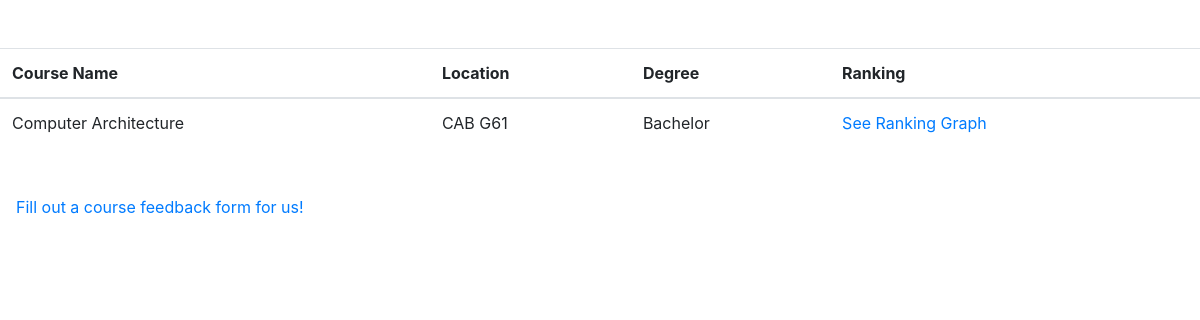
The app's page /dashboard/courses, older data.
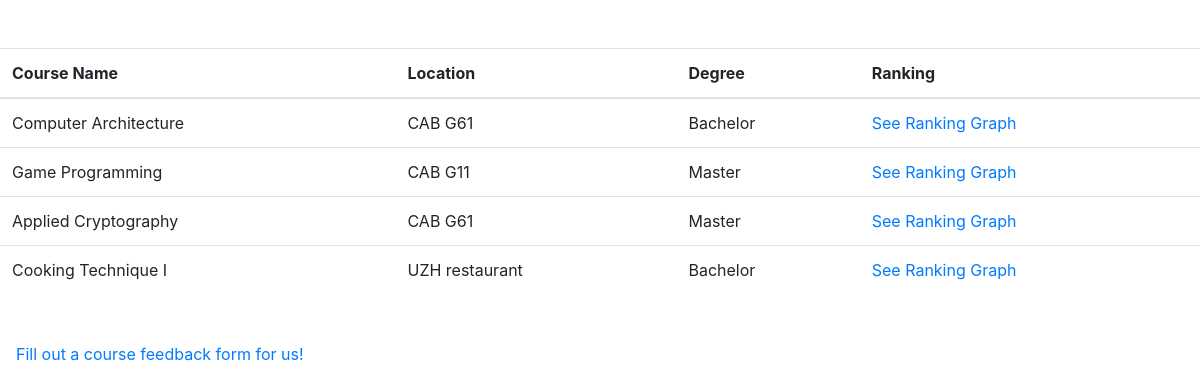
The same page, newer data.
### feedback_form/models.py (models this page shows, shortened)
class Course(models.Model):
    name = models.CharField(max_length=50)
    location = models.CharField(max_length=30)
    degree = models.CharField(max_length=20)

### dashboard/views.py (the view)
# urls.py: path('courses', views.course_list, name='course_list'),
def course_list(request):
    courses = Course.objects.all().values()
    template = loader.get_template('courses.html')
    context = {
        'courses': courses
    }
    return HttpResponse(template.render(context, request))

### dashboard/templates/courses.html (shortened to what this page needs)
<!DOCTYPE html>
<html>
<head>
    <link rel="stylesheet" href="https://cdn.jsdelivr.net/npm/bootstrap@4.1.3/dist/css/bootstrap.min.css"></head>
<body>
    <table class="table mt-5">
        <thead>
          <tr>
            <th scope="col">Course Name</th>
            <th scope="col">Location</th>
            <th scope="col">Degree</th>
            <th scopr="col">Ranking</th>
          </tr>
        </thead>
        <tbody>
            {% for element in courses %}
            <tr>
                <td>{{ element.name }}</td>
                <td>{{ element.location }}</td>
                <td>{{ element.degree }}</td>
                <td><a href="{% url 'dashboard:course_detail' course_id=element.id %}">See Ranking Graph</a></td>
            </tr>
            {% endfor %}
        </tbody>
      </table>
      <div class="mt-5 ml-3">
        <a href="{% url 'feedback_form:home'%}" class="link-primary">Fill out a course feedback form for us!</a>
      </div>
</body>
</html>

Row changes from the older to the newer data that the page shows:
added Course: name "Game Programming", location "CAB G11", degree "Master"
added Course: name "Applied Cryptography", location "CAB G61", degree "Master"
added Course: name "Cooking Technique I", location "UZH restaurant", degree "Bachelor"
